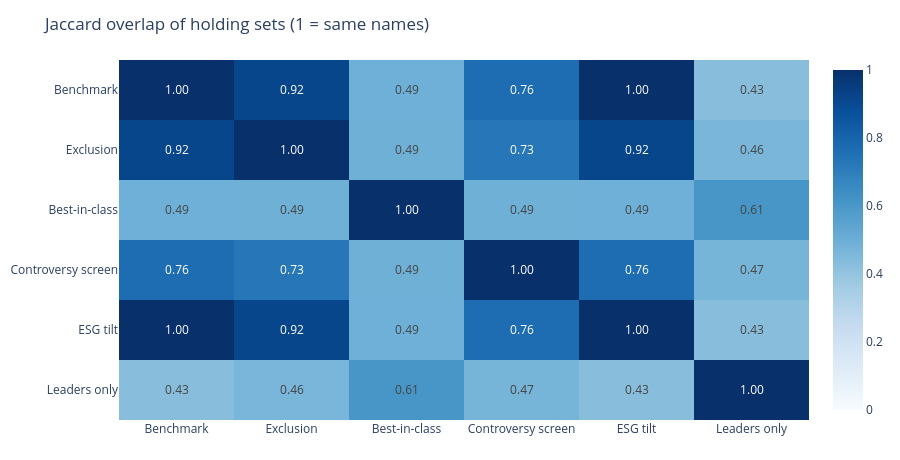
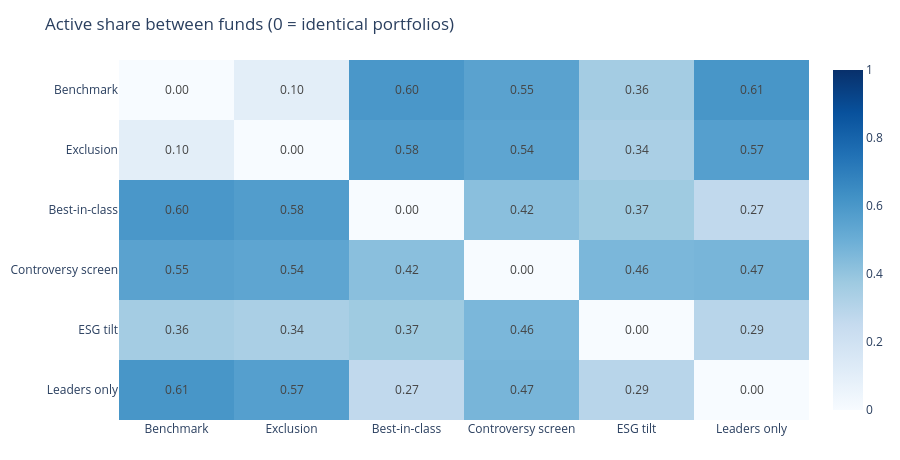

The code cell stored with these charts, in order, in its notebook:
### Markdown cell above
---
## 3. How different are they? Holdings versus weights

There are two natural ways to compare two funds, and they answer different
questions.

* **Jaccard overlap** compares the **sets** of names held. It asks: *do they own
  the same companies?* It ignores weights completely.
* **Active share** compares the **weights**. It asks: *what fraction of one
  fund would you have to trade to turn it into the other?*

<details>
<summary><b>Maths: Jaccard and active share</b> (click to expand)</summary>

For holding sets $A$ and $B$,
$$J(A,B) = \frac{|A \cap B|}{|A \cup B|},$$
which is $1$ for identical sets and $0$ for disjoint ones.

For weight vectors $w^A$ and $w^B$ summing to one,
$$\mathrm{AS}(A,B) = \tfrac{1}{2} \sum_i \big|w^A_i - w^B_i\big|,$$
which is $0$ for identical portfolios and $1$ for portfolios sharing nothing.
Active share is half the $L_1$ distance between the weight vectors, so it is a
true distance, and Section 5 clusters on it.

</details>

### Code cell
jac = 1 - el.distance_matrix(funds, "jaccard")
act = el.distance_matrix(funds, "active_share")
el.fig_matrix(jac.round(3), "Jaccard overlap of holding sets (1 = same names)", zmax=1).show()
el.fig_matrix(act.round(3), "Active share between funds (0 = identical portfolios)", zmax=1).show()

### Figure 1 — Plotly figure (JSON) as saved in the notebook; plotly's stock layout.template omitted (floating-point values rounded to 4 significant figures)
{"data": [{"colorscale": [[0, "rgb(247,251,255)"], [0.125, "rgb(222,235,247)"], [0.25, "rgb(198,219,239)"], [0.375, "rgb(158,202,225)"], [0.5, "rgb(107,174,214)"], [0.625, "rgb(66,146,198)"], [0.75, "rgb(33,113,181)"], [0.875, "rgb(8,81,156)"], [1, "rgb(8,48,107)"]], "hovertemplate": "%{y} vs %{x}: %{z:.2f}<extra></extra>", "text": [[1.0, 0.916, 0.492, 0.764, 1.0, 0.429], [0.916, 1.0, 0.489, 0.726, 0.916, 0.464], [0.492, 0.489, 1.0, 0.49, 0.492, 0.607], [0.764, 0.726, 0.49, 1.0, 0.764, 0.473], [1.0, 0.916, 0.492, 0.764, 1.0, 0.429], [0.429, 0.464, 0.607, 0.473, 0.429, 1.0]], "texttemplate": "%{text:.2f}", "type": "heatmap", "x": ["Benchmark", "Exclusion", "Best-in-class", "Controversy screen", "ESG tilt", "Leaders only"], "y": ["Benchmark", "Exclusion", "Best-in-class", "Controversy screen", "ESG tilt", "Leaders only"], "z": [[1.0, 0.916, 0.492, 0.764, 1.0, 0.429], [0.916, 1.0, 0.489, 0.726, 0.916, 0.464], [0.492, 0.489, 1.0, 0.49, 0.492, 0.607], [0.764, 0.726, 0.49, 1.0, 0.764, 0.473], [1.0, 0.916, 0.492, 0.764, 1.0, 0.429], [0.429, 0.464, 0.607, 0.473, 0.429, 1.0]], "zmax": 1, "zmin": 0}], "layout": {"height": 460, "margin": {"b": 40, "l": 10, "r": 20, "t": 60}, "title": {"text": "Jaccard overlap of holding sets (1 = same names)"}, "yaxis": {"autorange": "reversed"}}}

### Figure 2 — Plotly figure (JSON) as saved in the notebook; plotly's stock layout.template omitted (floating-point values rounded to 4 significant figures)
{"data": [{"colorscale": [[0, "rgb(247,251,255)"], [0.125, "rgb(222,235,247)"], [0.25, "rgb(198,219,239)"], [0.375, "rgb(158,202,225)"], [0.5, "rgb(107,174,214)"], [0.625, "rgb(66,146,198)"], [0.75, "rgb(33,113,181)"], [0.875, "rgb(8,81,156)"], [1, "rgb(8,48,107)"]], "hovertemplate": "%{y} vs %{x}: %{z:.2f}<extra></extra>", "text": [[0.0, 0.102, 0.601, 0.553, 0.357, 0.608], [0.102, 0.0, 0.576, 0.54, 0.336, 0.566], [0.601, 0.576, 0.0, 0.424, 0.371, 0.266], [0.553, 0.54, 0.424, 0.0, 0.46, 0.468], [0.357, 0.336, 0.371, 0.46, 0.0, 0.295], [0.608, 0.566, 0.266, 0.468, 0.295, 0.0]], "texttemplate": "%{text:.2f}", "type": "heatmap", "x": ["Benchmark", "Exclusion", "Best-in-class", "Controversy screen", "ESG tilt", "Leaders only"], "y": ["Benchmark", "Exclusion", "Best-in-class", "Controversy screen", "ESG tilt", "Leaders only"], "z": [[0.0, 0.102, 0.601, 0.553, 0.357, 0.608], [0.102, 0.0, 0.576, 0.54, 0.336, 0.566], [0.601, 0.576, 0.0, 0.424, 0.371, 0.266], [0.553, 0.54, 0.424, 0.0, 0.46, 0.468], [0.357, 0.336, 0.371, 0.46, 0.0, 0.295], [0.608, 0.566, 0.266, 0.468, 0.295, 0.0]], "zmax": 1, "zmin": 0}], "layout": {"height": 460, "margin": {"b": 40, "l": 10, "r": 20, "t": 60}, "title": {"text": "Active share between funds (0 = identical portfolios)"}, "yaxis": {"autorange": "reversed"}}}
